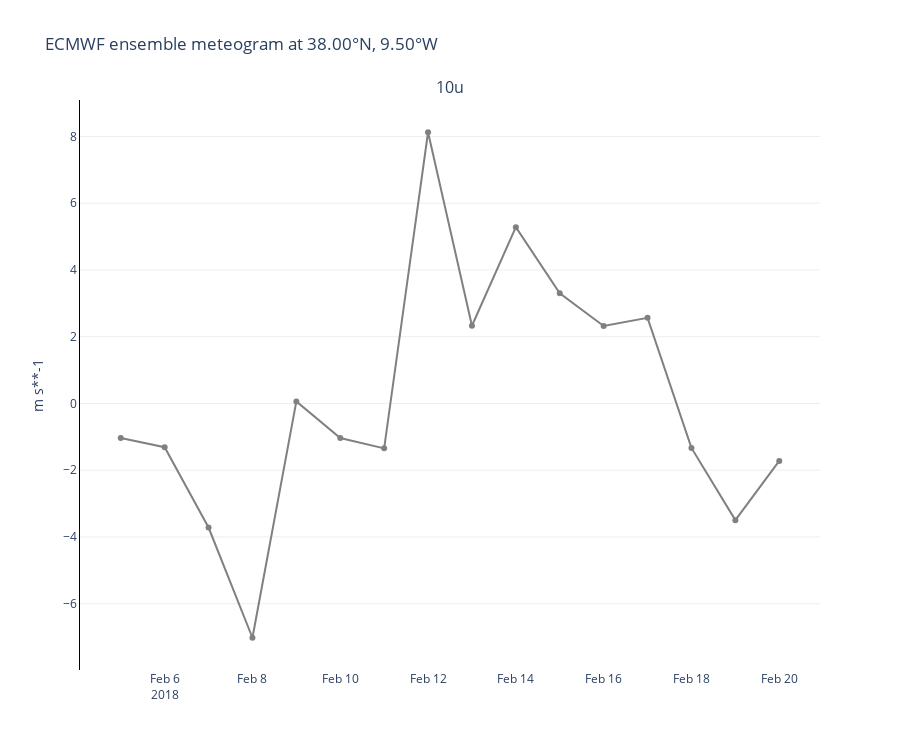

Source (notebook cell):
### Code cell
from earthkit.plots.interactive import Chart

TIME_FREQUENCY = "1d"
QUANTILES = [0, 0.1, 0.25, 0.5, 0.75, 0.9, 1]

chart = Chart()
chart.title(f"ECMWF ensemble meteogram at {location_to_string(LOCATION)}")
#chart.box(ds, time_frequency=TIME_FREQUENCY, quantiles=QUANTILES)
chart.line(ds, line_color='grey', time_frequency=TIME_FREQUENCY)
chart.show()  # Replace with chart.show() in an interactive session!

### Figure 1 — Plotly figure (JSON) as saved in the notebook; plotly's stock layout.template omitted (floating-point values rounded to 4 significant figures)
{"data": [{"line": {"color": "grey"}, "type": "scatter", "x": ["2018-02-05T00:00:00", "2018-02-06T00:00:00", "2018-02-07T00:00:00", "2018-02-08T00:00:00", "2018-02-09T00:00:00", "2018-02-10T00:00:00", "2018-02-11T00:00:00", "2018-02-12T00:00:00", "2018-02-13T00:00:00", "2018-02-14T00:00:00", "2018-02-15T00:00:00", "2018-02-16T00:00:00", "2018-02-17T00:00:00", "2018-02-18T00:00:00", "2018-02-19T00:00:00", "2018-02-20T00:00:00"], "y": [-1.035, -1.31, -3.717, -7.02, 0.06178, -1.036, -1.346, 8.125, 2.328, 5.282, 3.299, 2.322, 2.566, -1.332, -3.496, -1.723]}], "layout": {"annotations": [{"font": {"size": 16}, "showarrow": false, "text": "10u", "x": 0.5, "xanchor": "center", "xref": "paper", "y": 1, "yanchor": "bottom", "yref": "paper"}], "colorway": ["#636EFA", "#EF553B", "#00CC96", "#AB63FA", "#FFA15A", "#19D3F3", "#FF6692", "#B6E880", "#FF97FF", "#FECB52"], "height": 750, "hovermode": "x", "plot_bgcolor": "white", "showlegend": false, "title": {"text": "ECMWF ensemble meteogram at 38.00°N, 9.50°W"}, "xaxis": {"anchor": "y", "domain": [0, 1], "gridwidth": 1, "showgrid": false, "showline": false, "zeroline": false}, "yaxis": {"anchor": "x", "domain": [0, 1], "gridcolor": "#EEEEEE", "linecolor": "black", "showgrid": true, "showline": true, "title": {"text": "m s**-1"}, "zeroline": false}}}
